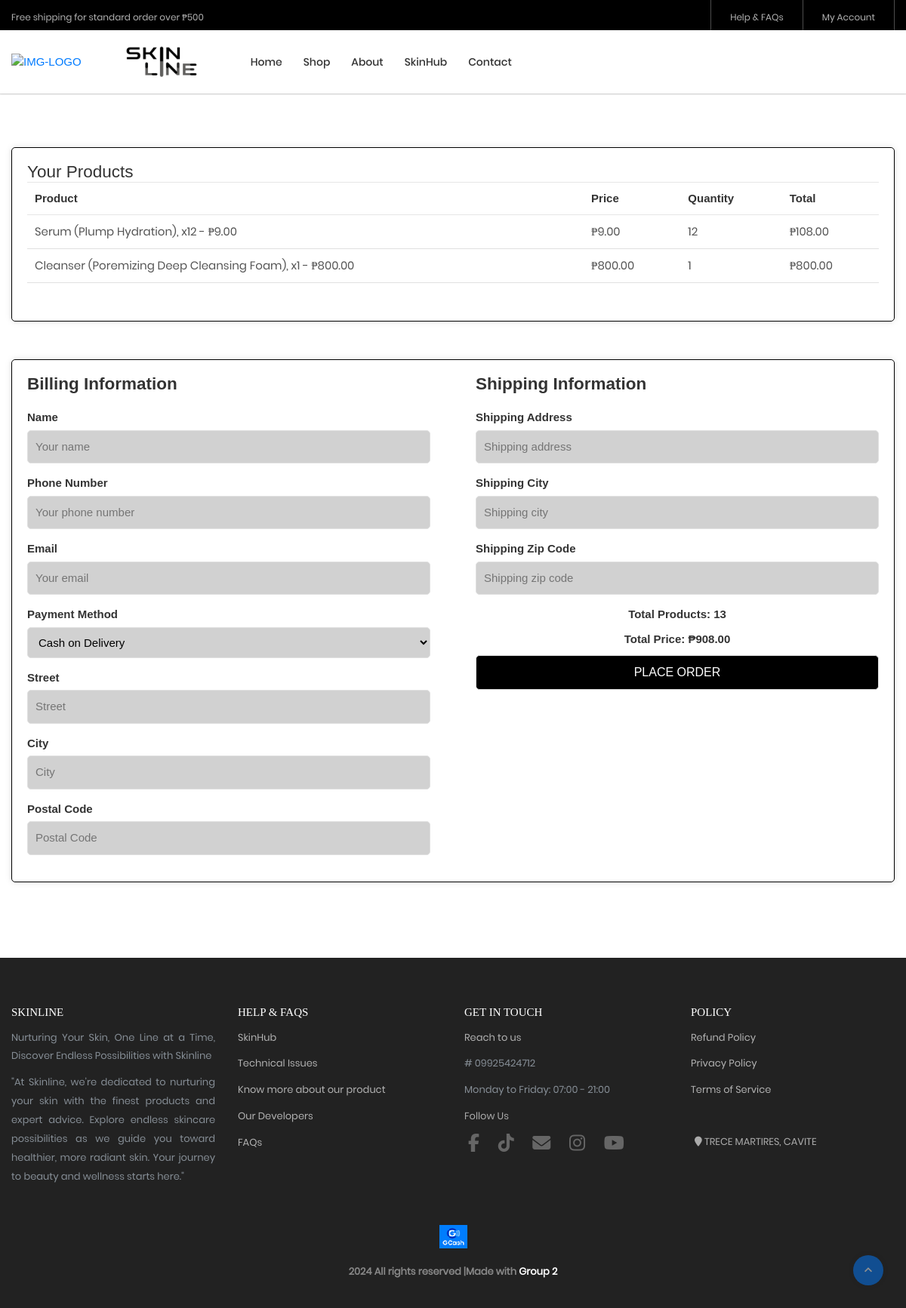
Page /user_orders.php (signed in) on the earlier database version.
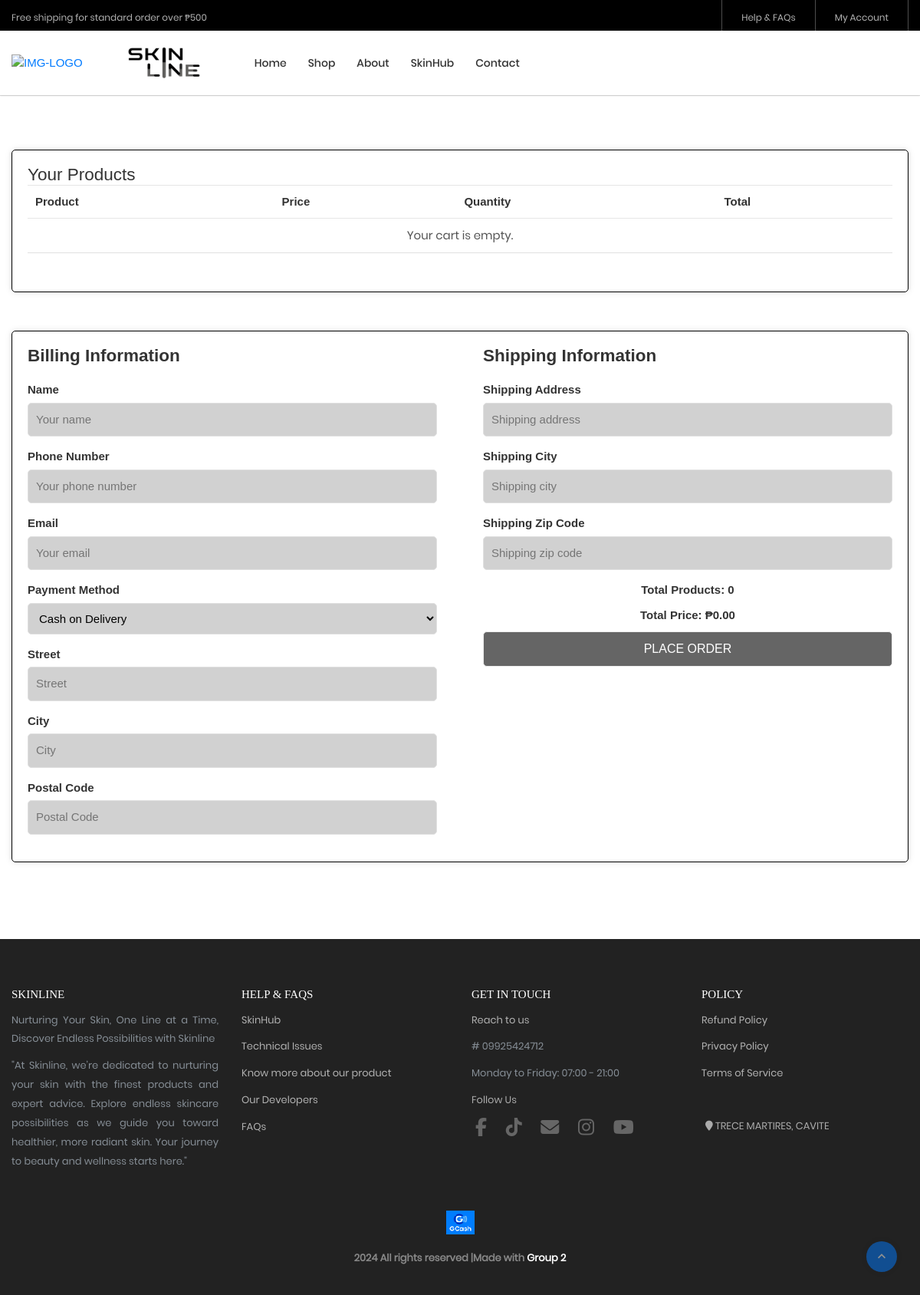
Same page on the later database version.
### tables this page shows
CREATE TABLE `cart` (
  `id` int(11) NOT NULL,
  `user_id` int(11) NOT NULL,
  `product_id` int(11) NOT NULL,
  `quantity` int(11) NOT NULL DEFAULT 1,
  `price` decimal(10,2) NOT NULL,
  `added_at` timestamp NOT NULL DEFAULT current_timestamp(),
  `img_01` mediumblob NOT NULL,
  `product_name` varchar(255) NOT NULL
);

### user_orders.php (the view, shortened to what the changed rows need)
<?php
include('db.php');
$user_id = $_SESSION['user_id'];
$message = [];
$total_products = 0;
$total_price = 0;
$grand_total = 0;
$cart_items = [];
$sql = "SELECT * FROM `cart` WHERE user_id = ?";
if ($stmt = $conn->prepare($sql)) {
    $stmt->bind_param("i", $user_id);
    $stmt->execute();
    $result = $stmt->get_result();
    if ($result->num_rows > 0) {
        while ($row = $result->fetch_assoc()) {
            $cart_items[] = $row;
            $total_products += $row['quantity'];
            $total_price += $row['price'] * $row['quantity'];
        }
        $grand_total = $total_price;
    } else {
        $message[] = 'Your cart is empty.';
    }
} else {
    $message[] = 'Failed to check cart.';
}
?>
<!DOCTYPE html>
<html lang="en">
<head>
    <link rel="stylesheet" type="text/css" href="vendor/bootstrap/css/bootstrap.min.css">
    <link rel="stylesheet" type="text/css" href="fonts/font-awesome-4.7.0/css/font-awesome.min.css">
    <link rel="stylesheet" type="text/css" href="fonts/iconic/css/material-design-iconic-font.min.css">
    <link rel="stylesheet" type="text/css" href="fonts/linearicons-v1.0.0/icon-font.min.css">
    <link rel="stylesheet" type="text/css" href="vendor/animate/animate.css">
    <link rel="stylesheet" type="text/css" href="vendor/css-hamburgers/hamburgers.min.css">
    <link rel="stylesheet" type="text/css" href="vendor/animsition/css/animsition.min.css">
    <link rel="stylesheet" type="text/css" href="vendor/select2/select2.min.css">
    <link rel="stylesheet" type="text/css" href="vendor/perfect-scrollbar/perfect-scrollbar.css">
    <link rel="stylesheet" href="https://cdnjs.cloudflare.com/ajax/libs/font-awesome/5.15.4/css/all.min.css">
    <link rel="stylesheet" type="text/css" href="css/util.css">
    <link rel="stylesheet" type="text/css" href="css/main.css">
	<link rel="stylesheet" href="user_orders.css">
</head>
<body class="animsition">
	<section class="cart bgwhite p-t-70 p-b-100">
        <div class="container">
            <div class="row">
                <div class="col-md-12">
                    <div class="cart-items">
                        <table class="table-shopping-cart">
                            <thead>
                                <tr>
                                    <th>Product</th>
                                    <th>Price</th>
                                    <th>Quantity</th>
                                    <th>Total</th>
                                </tr>
                            </thead>
                            <tbody>
                                <?php if (!empty($cart_items)) : ?>
                                    <?php foreach ($cart_items as $item) : ?>
                                        <tr>
                                            <td>
                                                <?= htmlspecialchars($item['product_name']) ?>, x<?= htmlspecialchars($item['quantity']) ?> - ₱<?= number_format($item['price'], 2) ?>
                                            </td>
                                            <td>₱<?= number_format($item['price'], 2) ?></td>
                                            <td><?= htmlspecialchars($item['quantity']) ?></td>
                                            <td>₱<?= number_format($item['price'] * $item['quantity'], 2) ?></td>
                                        </tr>
                                    <?php endforeach; ?>
                                <?php else : ?>
                                    <tr>
                                        <td colspan="5" class="text-center"><?= implode('<br>', $message) ?></td>
                                    </tr>
                                <?php endif; ?>
                            </tbody>
                        </table>
                    </div>
                    <form method="POST" action="">
                        <div class="order-summary">
                            <div class="summary-section shipping-info">
                                <h4>Shipping Information</h4>
                                <div class="form-group">
                                    <label for="shipping-address">Shipping Address</label>
                                    <input type="text" id="shipping-address" name="shipping-address" placeholder="Shipping address" required>
                                </div>
                                <div class="form-group">
                                    <label for="shipping-city">Shipping City</label>
                                    <input type="text" id="shipping-city" name="shipping-city" placeholder="Shipping city" required>
                                </div>
                                <div class="form-group">
                                    <label for="shipping-zip">Shipping Zip Code</label>
                                    <input type="text" id="shipping-zip" name="shipping-zip" placeholder="Shipping zip code" required>
                                </div>
                                <p>Total Products: <?= htmlspecialchars($total_products) ?></p>
                                <p>Total Price: ₱<?= number_format($grand_total, 2) ?></p>
                                <input type="submit" name="order" class="place-order-btn <?= ($total_price > 1) ? '' : 'disabled'; ?>" value="Place Order" style="background-color: black; color: white; cursor: pointer;">
                            </div>
                        </div>
                    </form>
                </div>
            </div>
        </div>
    </section>
</body>
</html>

Differences in the rows shown:
removed cart: product_name "Serum (Plump Hydration)", quantity "12", price "9.00", $item['price'] * $item['quantity'] "108.00"
removed cart: product_name "Cleanser (Poremizing Deep Cleansing Foam)", quantity "1", price "800.00", $item['price']*$item['quantity'] "800.00"
Other differences:
implode('<br>', $message): (not shown) → "Your cart is empty."
$total_products: "13" → "0"
$grand_total: "908.00" → "0.00"
